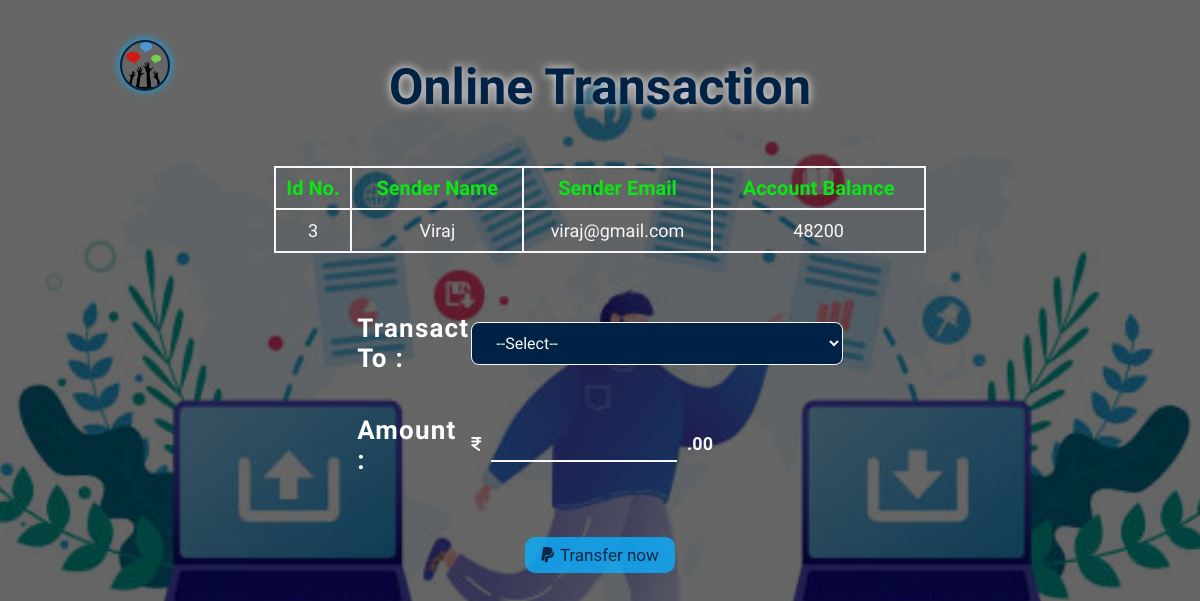
Screenshot of /transact.php?id=3 with the database file from the repository.
### tables this page shows
CREATE TABLE `customers` (
  `id` int(11) NOT NULL,
  `name` varchar(255) NOT NULL,
  `email` varchar(255) NOT NULL,
  `acc_balance` bigint(255) NOT NULL
);

### transact.php (the view, shortened to what this page needs)
<?php
include('conn.php');
if (isset($_GET)) {
    $uid = $_GET['id'];
}
?>
<!DOCTYPE html>
<html lang="en">
<head>
</head>
<body>
    <header>
        <div class="logo">
            <a href="index.php"><img src="images/logo.png" alt="logo"></a>
        </div>
    </header>
    <section id="transact">
        <div class="container">
            <div class="heading">
                <h1>Online Transaction</h1>
            </div>
            <div class="details">
                <table class="user-details">
                    <thead>
                        <tr>
                            <th>Id No.</th>
                            <th>Sender Name</th>
                            <th>Sender Email</th>
                            <th>Account Balance</th>
                        </tr>
                    </thead>
                    <tbody>
                        <?php
                        $sql = "SELECT * FROM `customers` WHERE `id` = '$uid';";
                        $result = mysqli_query($conn, $sql);
                        while ($row = mysqli_fetch_assoc($result)) {
                        ?>
                            <tr>
                                <td><?php echo $row['id']; ?></td>
                                <td><?php echo $row['name']; ?></td>
                                <td><?php echo $row['email']; ?></td>
                                <td><?php echo $row['acc_balance']; ?></td>
                            </tr>
                        <?php
                        }
                        ?>
                    </tbody>
                </table>
            </div>
            <div class="form">
                <form method="POST" onsubmit="return validate()">
                    <table class="form-table">
                        <tbody>
                            <tr>
                                <td class="label">Transact To : </td>
                                <td class="input">
                                    <select name="r-user" id="r-user" class="select-receiver">
                                        <option value="0">--Select--</option>
                                    </select>
                                </td>
                            </tr>
                            <tr>
                                <td class="label">Amount : </td>
                                <td class="input"><i class="fa-solid fa-indian-rupee-sign"></i><input type="tel" name="amt" id="amt" required><label class="zeros">.00</label></td>
                            </tr>
                            <tr>
                                <td colspan="2" class="button"><button type="submit" name="submit" class="submit-btn"><i class="fa-brands fa-paypal"></i>Transfer now</button></td>
                            </tr>
                        </tbody>
                    </table>
                </form>
            </div>
        </div>
    </section>
</body>
</html>

### rows the page displays
customers: id "3", name "Viraj", email "viraj@gmail.com", acc_balance "48200"
